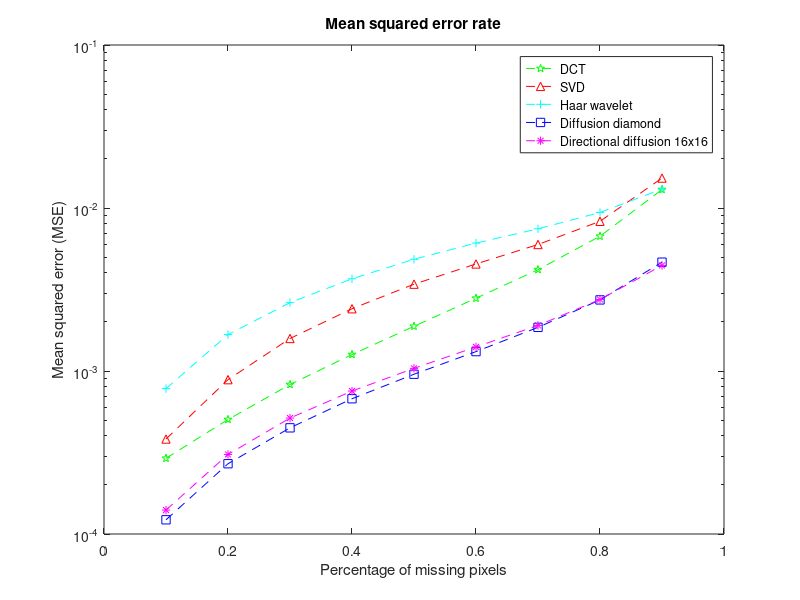
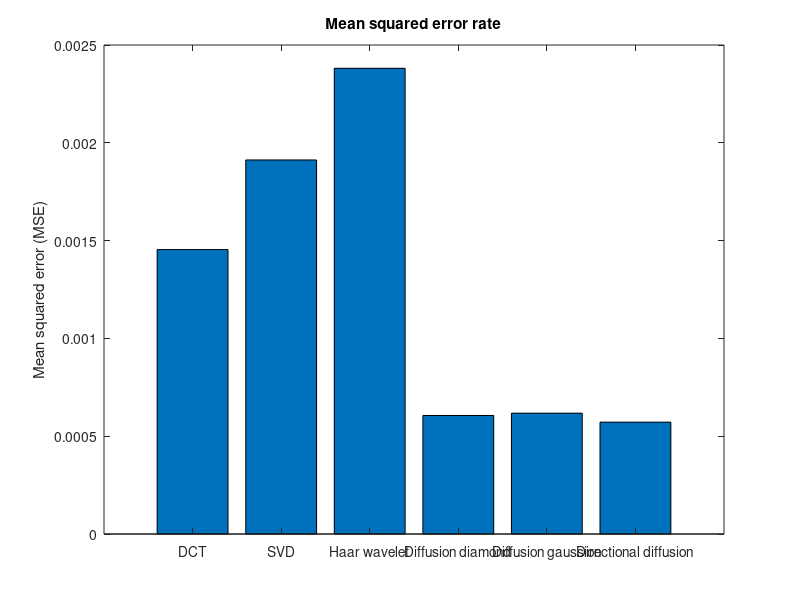

Source code (MATLAB) for these figures, in order: (Note: this script raises an error after producing the figures.)
% Plot results for analysis

%% Load data input
% Baseline(DCT)
dct_rmd = load('baseline_randmask.mat');
dct_txt = load('baseline_textmask.mat');
% Baseline(Haar)
haar_rmd = load('baseline_haar_randmask.mat');
haar_txt = load('baseline_haar_textmask.mat');
% Regular diffusion with diamond kernel
df_dia_rmd = load('diffusion_randmask.mat');
df_dia_txt = load('diffusion_textmask.mat');
% Regular diffusion with gaussion kernel
df_gau_rmd = load('diffusion_guass_randmask.mat');
df_gau_txt = load('diffusion_guass_textmask.mat');
% Directional diffusion 32x32
gd_rmd = load('diffusion_directional_fast32_randmask.mat');
gd_txt = load('diffusion_directional_fast32_textmask.mat');
% Directional diffusion 16x16
gd_rmd_16 = load('diffusion_directional_fast16_randmask.mat');
gd_txt_16 = load('diffusion_directional_fast16_textmask.mat');
% SVD
svd_rmd = load('SVD_randmask.mat');
svd_txt = load('SVD_textmask.mat');

%% Mean square error analysis

% Plot mse with random mask
x = linspace(0.1,0.9,9);
fig_mse_rmd = figure;

semilogy(x, dct_rmd.Result_Mean,'--gp', ...
     x, svd_rmd.Result_Mean,    '--r^', ...
     x, haar_rmd.Result_Mean,   '--c+', ...
     x, df_dia_rmd.Result_Mean, '--bs', ...     
     x, gd_rmd_16.Result_Mean,     '--m*');
legend('DCT', ...
       'SVD', ...
       'Haar wavelet', ...
       'Diffusion diamond', ...
       'Directional diffusion 16x16');
title('Mean squared error rate');
xlabel('Percentage of missing pixels');
ylabel('Mean squared error (MSE)');

% Plot mse with text mask
fig_mse_txt = figure;
y = [dct_txt.Result_Mean, ...
     svd_txt.Result_Mean, ...
     haar_txt.Result_Mean, ...
     df_dia_txt.Result_Mean, ...
     df_gau_txt.Result_Mean, ...
     gd_txt.Result_Mean];
bar(y);
set(gca,'XTickLabel',{ ...
        'DCT', ...
        'SVD', ...
        'Haar wavelet', ...
        'Diffusion diamond', ...
        'Diffusion gaussion', ...
        'Directional diffusion'});

title('Mean squared error rate');
% xlabel('Percentage of mask');
ylabel('Mean squared error (MSE)');

% Boxplot mse std with random mask
fig_mse_rmd_std = figure;
boxplot([svd_rmd.Result_Mean', ...
         dct_rmd.Result_Mean', ...
         haar_rmd.Result_Mean', ...
         gd_rmd.Result_Mean', ... 
         df_dia_rmd.Result_Mean', ...
         df_gau_rmd.Result_Mean'], ...
         {'SVD', 'DCT', 'Haar wavelet', 'Gradients','Diffusion diamond','Diffusion gaussion'});
title('Mean squared error standard deviation');
ylabel('Mean squared error(MSE)');

%% Runtime analysis
% plot for runtime
x = linspace(0.1,0.9,9);
fig_time_rmd = figure;
% plot(x, dct.Result_Mean, '--gp', x, svd.Result_Mean, '--r^', x, dictionary.Result_Mean, '--c+', x, diffusion.Result_Mean, '--bs', x, diffusion_gauss.Result_Mean, '--yo', x,gradients.Result_Mean, '--m*');
% plot(x, dct_rmd.Time_Mean,    '--gp', ...
semilogy(x, dct_rmd.Time_Mean,    '--gp', ...
     x, svd_rmd.Time_Mean,    '--r^', ...
     x, haar_rmd.Time_Mean,   '--c+', ...
     x, df_dia_rmd.Time_Mean, '--bs', ...
     x, gd_rmd_16.Time_Mean,     '--m*');
legend('DCT', ...
       'SVD', ...
       'Haar wavelet' , ...
       'Diffusion diamond', ...
       'Directional diffusion 16x16');
title('Runtime');
xlabel('Percentage of missing pixels');
ylabel('Runtime (sec)');

% Plot runtime with text mask
fig_time_txt = figure;
% plot(x, dct.Result_Mean, '--gp', x, svd.Result_Mean, '--r^', x, dictionary.Result_Mean, '--c+', x, diffusion.Result_Mean, '--bs', x, diffusion_gauss.Result_Mean, '--yo', x,gradients.Result_Mean, '--m*');

y = [dct_txt.Time_Mean, ...
     svd_txt.Time_Mean, ...
     haar_txt.Time_Mean, ...
     df_dia_txt.Time_Mean, ...
     df_gau_txt.Time_Mean, ...
     gd_txt.Time_Mean];
bar(y);
set(gca,'XTickLabel',{ ...
        'DCT', ...
        'SVD', ...
        'Haar wavelet', ...
        'Diffusion diamond', ...
        'Diffusion gaussion', ...
        'Directional diffusion'});

title('Runtime');
% xlabel('Percentage of mask');
ylabel('Runtime(sec)');

% Boxplot runtime std with random mask
fig_time_rmd_std = figure;
boxplot([svd_rmd.Time_Mean', ...
         dct_rmd.Time_Mean', ...         
         haar_rmd.Time_Mean', ...
         gd_rmd.Time_Mean', ... 
         df_dia_rmd.Time_Mean', ...
         df_gau_rmd.Time_Mean'], ...
         {'SVD', 'DCT', 'Gradients', 'Haar wavelet','Diffusion diamond','Diffusion gaussion'});
title('Runtime standard deviation');
ylabel('Runtime(sec)');
